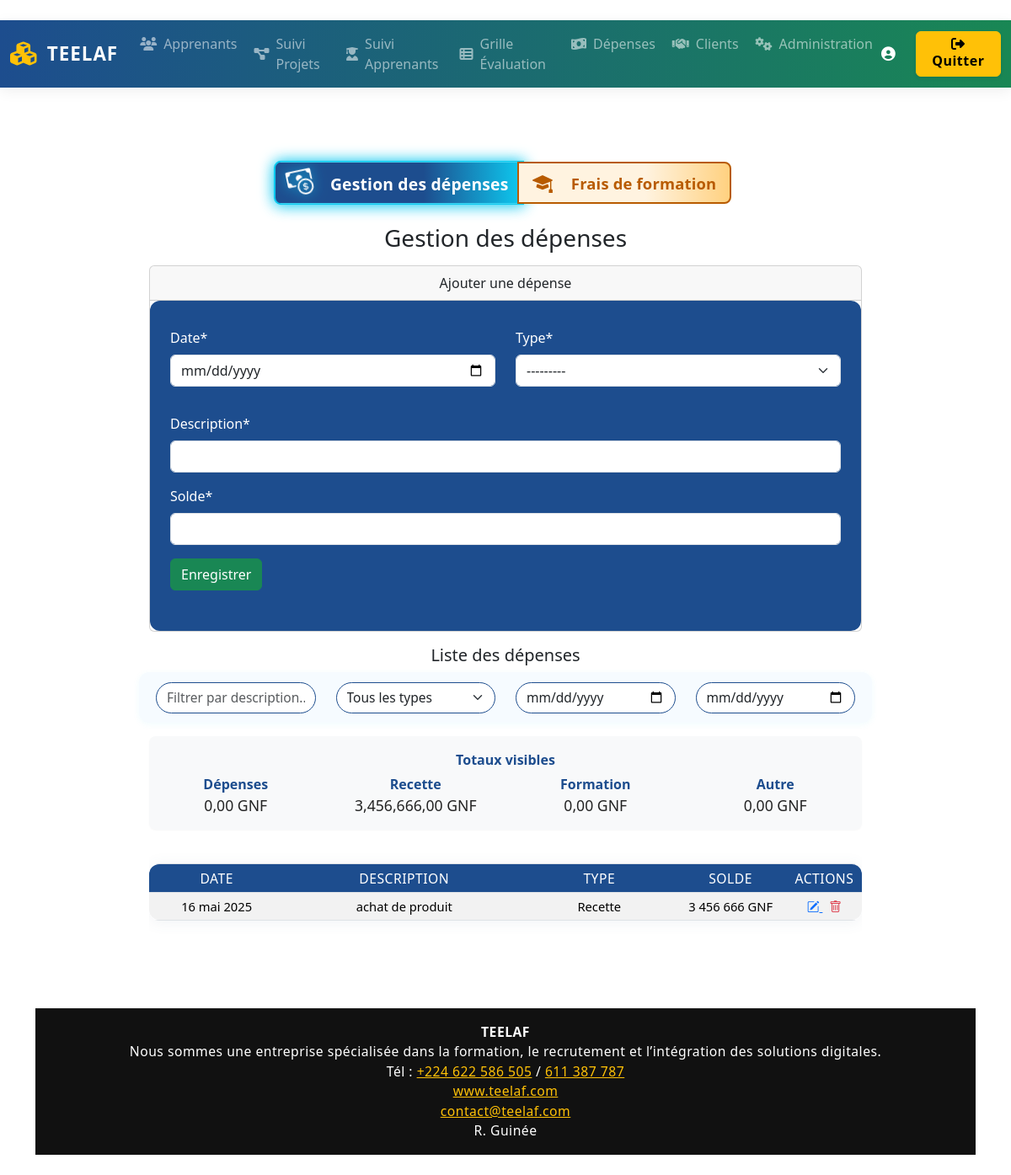
/depenses/, run on the app's committed database.
### teelaf/Depenses/models.py (models this page shows, shortened)
class Depense(models.Model):
    TYPE_CHOICES = [
        ('depense', 'Dépense'),
        ('recette', 'Recette'),
        ('formation', 'Formation'),
        ('autre', 'Autre'),
    ]
    date = models.DateField()
    description = models.CharField(max_length=255)
    type = models.CharField(max_length=20, choices=TYPE_CHOICES)
    solde = models.DecimalField(max_digits=10, decimal_places=2)

### teelaf/Depenses/views.py (the view)
# urls.py: path('', views.depenses_main, name='depenses_main'),
def depenses_main(request):
    if request.method == 'POST' and 'submit_depense' in request.POST:
        depense_form = DepenseForm(request.POST)
        if depense_form.is_valid():
            depense_form.save()
            return redirect('depenses_main')
    else:
        depense_form = DepenseForm()
    if request.method == 'POST' and 'submit_formation' in request.POST:
        formation_form = FraisFormationForm(request.POST)
        if formation_form.is_valid():
            formation_form.save()
            messages.success(request, "Frais de formation ajouté avec succès.")
            formation_form = FraisFormationForm()  # Réinitialiser le formulaire après succès
    else:
        formation_form = FraisFormationForm()
    depenses = Depense.objects.all().order_by('-date')
    formations = FraisFormation.objects.all().order_by('-date_inscription')
    total_depense = depenses.filter(type='depense').aggregate(total=Sum('solde'))['total'] or 0
    total_recette = depenses.filter(type='recette').aggregate(total=Sum('solde'))['total'] or 0
    total_formation = depenses.filter(type='formation').aggregate(total=Sum('solde'))['total'] or 0
    total_autre = depenses.filter(type='autre').aggregate(total=Sum('solde'))['total'] or 0
    total_frais_formation = formations.aggregate(total=Sum('frais_formation'))['total'] or 0
    total_inscription = formations.aggregate(total=Sum('inscription'))['total'] or 0
    total_avance = formations.aggregate(total=Sum('avance_payer'))['total'] or 0
    total_reste = formations.aggregate(
        total=Sum(
            ExpressionWrapper(
                F('frais_formation') - F('avance_payer'),
                output_field=FloatField()
            )
        )
    )['total'] or 0
    context = {
        'depense_form': depense_form,
        'formation_form': formation_form,
        'depenses': depenses,
        'formations': formations,
        'total_depense': total_depense,
        'total_recette': total_recette,
        'total_formation': total_formation,
        'total_autre': total_autre,
        'total_frais_formation': total_frais_formation,
        'total_inscription': total_inscription,
        'total_avance': total_avance,
        'total_reste': total_reste,
    }
    return render(request, 'Depenses/depenses_main.html', context)

### teelaf/Depenses/forms.py
class DepenseForm(forms.ModelForm):
    date = forms.DateField(
        widget=forms.DateInput(attrs={'type': 'date', 'class': 'form-control'})
    )
    class Meta:
        model = Depense
        fields = ['date', 'description', 'type', 'solde']
        widgets = {
            'description': forms.TextInput(attrs={'class': 'form-control'}),
            'type': forms.Select(attrs={'class': 'form-control'}),
            'solde': forms.NumberInput(attrs={'class': 'form-control'}),
        }
    def __init__(self, *args, **kwargs):
        super().__init__(*args, **kwargs)
        self.helper = FormHelper()
        self.helper.form_method = 'post'
        self.helper.form_class = 'formulaire-bg'  # Fond bleu, police blanche
        self.helper.layout = Layout(
            Row(
                Column('date', css_class='mb-3 col-md-6'),
                Column('type', css_class='mb-3 col-md-6'),
            ),
            'description',
            'solde',
            Submit('submit_depense', 'Enregistrer', css_class='btn btn-success')
        )

### teelaf/Depenses/models.py (called while the page is built)
    @property
    def reste_a_payer(self):
        avance = self.avance_payer if self.avance_payer is not None else 0
        return (self.frais_formation or 0) - avance

### teelaf/templates/Depenses/depenses_main.html (shortened to what this page needs)
{% extends 'base.html' %}
{% load static %}
{% load crispy_forms_tags %}
{% load humanize %}
{% block content %}
<link rel="stylesheet" href="https://cdn.jsdelivr.net/npm/bootstrap-icons@1.11.3/font/bootstrap-icons.min.css">
<link rel="stylesheet" href="https://cdn.datatables.net/1.13.5/css/jquery.dataTables.min.css"/>
<link rel="stylesheet" href="https://cdn.datatables.net/buttons/2.4.1/css/buttons.dataTables.min.css"/>
<div class="container-fluid px-2 px-md-5 py-3">
  <div class="row justify-content-center">
    <div class="col-12 col-lg-10">
      <div class="d-flex justify-content-center my-4">
        <div class="btn-group btn-group-lg nav-switch" role="group" aria-label="Navigation Dépenses/Formations">
          <button type="button" class="btn btn-nav active" id="btn-depenses">
            <span class="nav-icon"><i class="bi bi-cash-coin"></i></span>
            <span class="nav-label">Gestion des dépenses</span>
          </button>
          <button type="button" class="btn btn-nav" id="btn-formations">
            <span class="nav-icon"><i class="bi bi-mortarboard-fill"></i></span>
            <span class="nav-label">Frais de formation</span>
          </button>
        </div>
      </div>
      <div id="section-depenses">
        <h3 class="text-center mb-3">Gestion des dépenses</h3>
        <div class="card mb-3">
            <div class="card-header text-center">Ajouter une dépense</div>
            <div class="card-body form-bg">
                <form method="post" id="form-depense">
                    {% crispy depense_form %}
                </form>
            </div>
        </div>
        <div class="mb-3">
            <h5 class="text-center">Liste des dépenses</h5>
            <div class="row mb-3" id="zone-filtre-depenses">
                <div class="col-md-3 mb-2">
                    <input type="text" id="filtre-description" class="form-control" placeholder="Filtrer par description...">
                </div>
                <div class="col-md-3 mb-2">
                    <select id="filtre-type" class="form-select">
                        <option value="">Tous les types</option>
                    </select>
                </div>
                <div class="col-md-3 mb-2">
                    <input type="date" id="filtre-date-min" class="form-control" placeholder="Date min">
                </div>
                <div class="col-md-3 mb-2">
                    <input type="date" id="filtre-date-max" class="form-control" placeholder="Date max">
                </div>
            </div>
            <div class="totaux-block mb-3">
                <div class="totaux-titres text-center">Totaux visibles</div>
                <div class="row totaux-row-titres text-center">
                    <div class="col">Dépenses</div>
                    <div class="col">Recette</div>
                    <div class="col">Formation</div>
                    <div class="col">Autre</div>
                </div>
                <div class="row totaux-row-montants text-center">
                    <div class="col"><div class="totaux-val" id="total-depense">{{ total_depense|floatformat:2|intcomma }} GNF</div></div>
                    <div class="col"><div class="totaux-val" id="total-recette">{{ total_recette|floatformat:2|intcomma }} GNF</div></div>
                    <div class="col"><div class="totaux-val" id="total-formation">{{ total_formation|floatformat:2|intcomma }} GNF</div></div>
                    <div class="col"><div class="totaux-val" id="total-autre">{{ total_autre|floatformat:2|intcomma }} GNF</div></div>
                </div>
            </div>
            <div class="table-responsive">
                <table id="table-depenses" class="table table-striped table-bordered align-middle text-center w-100 table-sm-custom table-header-sm">
                    <thead>
                        <tr>
                            <th style="width: 18%;">Date</th>
                            <th style="width: 32%;">Description</th>
                            <th style="width: 20%;">Type</th>
                            <th style="width: 15%;">Solde</th>
                            <th style="width: 10%;">Actions</th>
                        </tr>
                    </thead>
                    <tbody>
                        {% for depense in depenses %}
                        <tr>
                            <td>{{ depense.date }}</td>
                            <td>{{ depense.description }}</td>
                            <td>{{ depense.get_type_display }}</td>
                            <td>{{ depense.solde|floatformat:0|intcomma }} GNF</td>
                            <td>
                                <a href="{% url 'modifier_depense' depense.id %}" class="text-primary me-2" title="Modifier">
                                    <i class="bi bi-pencil-square"></i>
                                </a>
                                <a href="{% url 'supprimer_depense' depense.id %}" class="text-danger confirm-suppression" title="Supprimer">
                                    <i class="bi bi-trash"></i>
                                </a>
                            </td>
                        </tr>
                        {% endfor %}
                    </tbody>
                </table>
            </div>
        </div>
      </div>
    </div>
  </div>
</div>
<footer class="footer-teelaf mt-5 py-3 text-center text-white">
    <div class="container">
        <strong>TEELAF</strong><br>
        Nous sommes une entreprise spécialisée dans la formation, le recrutement et l’intégration des solutions digitales.<br>
        <span>Tél : <a href="tel:+224622586505" class="text-warning text-decoration-underline">+224 622 586 505</a> / <a href="tel:+224611387787" class="text-warning text-decoration-underline">611 387 787</a></span><br>
        <a href="https://www.teelaf.com" class="text-warning text-decoration-underline" target="_blank">www.teelaf.com</a><br>
        <a href="mailto:contact@teelaf.com" class="text-warning text-decoration-underline">contact@teelaf.com</a><br>
        R. Guinée
    </div>
</footer>
{% endblock %}

### teelaf/static/css/style.css (style rules this page uses)
.table { border-radius: 12px; overflow: hidden; box-shadow: 0 2px 18px rgba(77,96,125,0.08); background: #fff !important; margin-top: 1.5rem; margin-bottom: 1.5rem; }
.table th, .table td { border: none !important; padding: 0.9rem 1.2rem !important; font-size: 0.95rem; vertical-align: middle; }
.table th { background: #1d4d8e !important; color: #fff !important; font-weight: 600; letter-spacing: 0.5px; font-size: 0.9rem !important; text-transform: uppercase; }
.table thead th:first-child { border-top-left-radius: 12px; }
.table thead th:last-child { border-top-right-radius: 12px; }
.table tbody tr:last-child td:first-child { border-bottom-left-radius: 12px; }
.table tbody tr:last-child td:last-child { border-bottom-right-radius: 12px; }
.table tr { transition: background 0.2s; }
.table-striped tbody tr:nth-of-type(odd) { background-color: rgba(29, 77, 142, 0.04); }
.footer-teelaf { background: #343a40; color: #adb5bd; font-size: 0.95rem; letter-spacing: 0.5px; padding: 2rem 0; margin-top: 3rem; text-align: center; }
.footer-teelaf a { color: #ffc107; text-decoration: none; transition: color 0.2s; }

### teelaf/templates/Depenses/depenses_main.html (style rules this page uses)
.form-bg { background: #1d4d8e !important; border-radius: 12px; padding: 2rem 1.5rem; color: #fff; }
.totaux-block { background: #f8f9fa; border-radius: 8px; padding: 1rem 0.5rem; margin-bottom: 1.5rem; box-shadow: 0 1px 2px rgba(0,0,0,0.03); }
.totaux-titres { font-weight: bold; color: #1d4d8e; margin-bottom: 0.3rem; }
.totaux-row-titres .col { font-weight: bold; color: #1d4d8e; font-size: 1rem; }
.totaux-row-montants .col { font-size: 1.1rem; color: #222; }
.table-sm-custom th, .table-sm-custom td { font-size: 0.92rem !important; padding: 0.35rem 0.3rem !important; }
.table-header-sm th { font-size: 0.98rem !important; font-weight: 500; }
.footer-teelaf { background: #111; color: #fff; border-top: 1px solid #222; font-size: 0.98rem; }
.footer-teelaf a { color: #ffc107; text-decoration: underline; transition: color 0.2s; }
.btn-group.nav-switch .btn-nav { font-weight: 600; font-size: 1.15rem; letter-spacing: 0.01em; transition: background 0.3s cubic-bezier(.4,2,.6,1), color 0.3s cubic-bezier(.4,2,.6,1), box-shadow 0.25s, border 0.3s, transform 0.2s; box-shadow: none; position: relative; overflow: hidden; z-index: 1; border-width: 2px; }
.btn-group.nav-switch #btn-depenses { background: linear-gradient(90deg, #e3f0ff 60%, #b6d0fa 100%); color: #1d4d8e; border-color: #1d4d8e; }
.btn-group.nav-switch #btn-formations { background: linear-gradient(90deg, #fff3e0 60%, #ffd180 100%); color: #b85b00; border-color: #b85b00; }
.btn-group.nav-switch #btn-depenses.active, .btn-group.nav-switch #btn-depenses:focus { background: linear-gradient(90deg, #1d4d8e 60%, #0dcaf0 100%); color: #fff; border-color: #0dcaf0; box-shadow: 0 4px 16px 0 rgba(13,202,240,0.19), 0 0 16px #0dcaf0; transform: scale(1.05); }
.btn-group.nav-switch .btn-nav .nav-icon { display: inline-block; margin-right: 0.7em; font-size: 1.3em; transition: transform 0.4s cubic-bezier(.4,2,.6,1); vertical-align: middle; }
.btn-group.nav-switch .btn-nav.active .nav-icon { transform: rotate(-12deg) scale(1.2); filter: drop-shadow(0 0 6px #0dcaf0); }
.btn-group.nav-switch .btn-nav .nav-label { vertical-align: middle; }
#zone-filtre-depenses .form-control, #zone-filtre-depenses .form-select, #zone-filtre-formations .form-control, #zone-filtre-formations .form-select { border-radius: 20px; border: 1.5px solid #1d4d8e; font-size: 0.97rem; }
#zone-filtre-depenses, #zone-filtre-formations { background: #f6fbff; border-radius: 12px; padding: 0.7em 0.5em 0.2em 0.5em; margin-bottom: 0.8em; box-shadow: 0 2px 8px rgba(13,202,240,0.06); }

### data on the page
Depense: date "16 mai 2025", description "achat de produit", type "Recette", solde "3 456 666"

### other printed values
{{ total_depense|floatformat:2|intcomma }} "0,00"
{{ total_recette|floatformat:2|intcomma }} "3,456,666,00"
{{ total_formation|floatformat:2|intcomma }} "0,00"
{{ total_autre|floatformat:2|intcomma }} "0,00"
